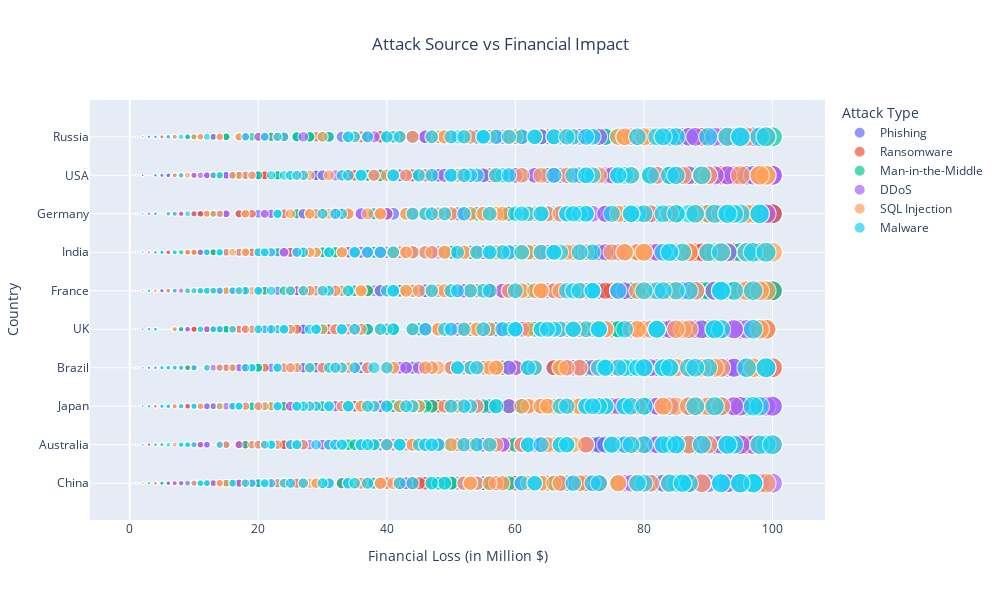

The notebook cell saved with this chart:
### Code cell
#Financial Impact of attacks
attack_source_counts = cyberAttacks['Attack Source'].value_counts()

print(attack_source_counts)

fig = px.scatter(
    cyberAttacks,
    x="Financial Loss (in Million $)",
    y="Country",
    color="Attack Type",
    size="Financial Loss (in Million $)",
    hover_data=["Attack Source","Year"],
    title="Attack Source vs Financial Impact"
)

fig.update_layout(
    title={'x': 0.5, 'xanchor': 'center'},
    width=1000,
    height=600
)

fig.show()

### Figure 1 — Plotly figure (JSON) as saved in the notebook; plotly's stock layout.template omitted (floating-point values rounded to 4 significant figures; data arrays with more than 128 entries replaced by an {"elided": "..."} marker saying what was removed)
{"data": [{"customdata": {"elided": "529x2 mixed values"}, "hovertemplate": "Attack Type=Phishing<br>Financial Loss (in Million $)=%{marker.size}<br>Country=%{y}<br>Attack Source=%{customdata[0]}<br>Year=%{customdata[1]}<extra></extra>", "legendgroup": "Phishing", "marker": {"color": "#636efa", "size": {"elided": "529 int values"}, "sizemode": "area", "sizeref": 0.25, "symbol": "circle"}, "mode": "markers", "name": "Phishing", "showlegend": true, "type": "scattergl", "x": {"elided": "529 int values"}, "xaxis": "x", "y": {"elided": "529 str values"}, "yaxis": "y"}, {"customdata": {"elided": "493x2 mixed values"}, "hovertemplate": "Attack Type=Ransomware<br>Financial Loss (in Million $)=%{marker.size}<br>Country=%{y}<br>Attack Source=%{customdata[0]}<br>Year=%{customdata[1]}<extra></extra>", "legendgroup": "Ransomware", "marker": {"color": "#EF553B", "size": {"elided": "493 int values"}, "sizemode": "area", "sizeref": 0.25, "symbol": "circle"}, "mode": "markers", "name": "Ransomware", "showlegend": true, "type": "scattergl", "x": {"elided": "493 int values"}, "xaxis": "x", "y": {"elided": "493 str values"}, "yaxis": "y"}, {"customdata": {"elided": "459x2 mixed values"}, "hovertemplate": "Attack Type=Man-in-the-Middle<br>Financial Loss (in Million $)=%{marker.size}<br>Country=%{y}<br>Attack Source=%{customdata[0]}<br>Year=%{customdata[1]}<extra></extra>", "legendgroup": "Man-in-the-Middle", "marker": {"color": "#00cc96", "size": {"elided": "459 int values"}, "sizemode": "area", "sizeref": 0.25, "symbol": "circle"}, "mode": "markers", "name": "Man-in-the-Middle", "showlegend": true, "type": "scattergl", "x": {"elided": "459 int values"}, "xaxis": "x", "y": {"elided": "459 str values"}, "yaxis": "y"}, {"customdata": {"elided": "531x2 mixed values"}, "hovertemplate": "Attack Type=DDoS<br>Financial Loss (in Million $)=%{marker.size}<br>Country=%{y}<br>Attack Source=%{customdata[0]}<br>Year=%{customdata[1]}<extra></extra>", "legendgroup": "DDoS", "marker": {"color": "#ab63fa", "size": {"elided": "531 int values"}, "sizemode": "area", "sizeref": 0.25, "symbol": "circle"}, "mode": "markers", "name": "DDoS", "showlegend": true, "type": "scattergl", "x": {"elided": "531 int values"}, "xaxis": "x", "y": {"elided": "531 str values"}, "yaxis": "y"}, {"customdata": {"elided": "503x2 mixed values"}, "hovertemplate": "Attack Type=SQL Injection<br>Financial Loss (in Million $)=%{marker.size}<br>Country=%{y}<br>Attack Source=%{customdata[0]}<br>Year=%{customdata[1]}<extra></extra>", "legendgroup": "SQL Injection", "marker": {"color": "#FFA15A", "size": {"elided": "503 int values"}, "sizemode": "area", "sizeref": 0.25, "symbol": "circle"}, "mode": "markers", "name": "SQL Injection", "showlegend": true, "type": "scattergl", "x": {"elided": "503 int values"}, "xaxis": "x", "y": {"elided": "503 str values"}, "yaxis": "y"}, {"customdata": {"elided": "485x2 mixed values"}, "hovertemplate": "Attack Type=Malware<br>Financial Loss (in Million $)=%{marker.size}<br>Country=%{y}<br>Attack Source=%{customdata[0]}<br>Year=%{customdata[1]}<extra></extra>", "legendgroup": "Malware", "marker": {"color": "#19d3f3", "size": {"elided": "485 int values"}, "sizemode": "area", "sizeref": 0.25, "symbol": "circle"}, "mode": "markers", "name": "Malware", "showlegend": true, "type": "scattergl", "x": {"elided": "485 int values"}, "xaxis": "x", "y": {"elided": "485 str values"}, "yaxis": "y"}], "layout": {"height": 600, "legend": {"itemsizing": "constant", "title": {"text": "Attack Type"}, "tracegroupgap": 0}, "title": {"text": "Attack Source vs Financial Impact", "x": 0.5, "xanchor": "center"}, "width": 1000, "xaxis": {"anchor": "y", "domain": [0, 1], "title": {"text": "Financial Loss (in Million $)"}}, "yaxis": {"anchor": "x", "domain": [0, 1], "title": {"text": "Country"}}}}
